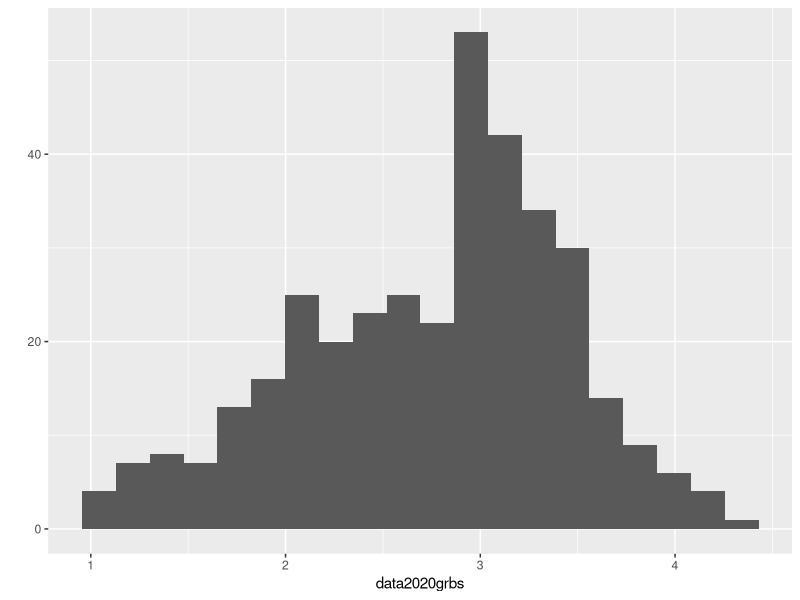

The R script that drew this image:
## ---- chunk 1
library(readr)
library(dplyr)
library(psych)
library(tidyverse)

data2020 <- read_csv("TeleCom_Dyad_premeasures.csv")

#data2 <- read_csv("Downloads/psy 364/TeleCom_Dyad_premeasures (2).csv")
## ---- chunk 2
data2020  <- data2020  %>%
  mutate(grbs_1 = case_when(grbs_1 == "Strongly disagree" ~ "1",
                             grbs_1 == "Somewhat disagree" ~ "2",
                             grbs_1 == "Neither agree nor disagree" ~ "3",
                             grbs_1 == "Somewhat agree" ~ "4",
                             grbs_1 == "Strongly agree" ~ "5"),
         grbs_1 = as.numeric(grbs_1))
## ---- chunk 3
data2020  <- data2020  %>%
  mutate(grbs_2 = case_when(grbs_2 == "Strongly disagree" ~ "1",
                             grbs_2 == "Somewhat disagree" ~ "2",
                             grbs_2 == "Neither agree nor disagree" ~ "3",
                             grbs_2 == "Somewhat agree" ~ "4",
                             grbs_2 == "Strongly agree" ~ "5"),
         grbs_2 = as.numeric(grbs_2),
         grbs_2.r = case_when(grbs_2 == 1 ~ 5,
                             grbs_2 == 2 ~ 4,
                             grbs_2 == 3 ~ 3,
                             grbs_2 == 4 ~ 2,
                             grbs_2 == 5 ~ 1))
## ---- chunk 4
data2020  <- data2020  %>%
  mutate(grbs_3 = case_when(grbs_3 == "Strongly disagree" ~ "1",
                             grbs_3 == "Somewhat disagree" ~ "2",
                             grbs_3 == "Neither agree nor disagree" ~ "3",
                             grbs_3 == "Somewhat agree" ~ "4",
                             grbs_3 == "Strongly agree" ~ "5"),
         grbs_3 = as.numeric(grbs_3),
         grbs_3.r = case_when(grbs_3 == 1 ~ 5,
                             grbs_3 == 2 ~ 4,
                             grbs_3 == 3 ~ 3,
                             grbs_3 == 4 ~ 2,
                             grbs_3 == 5 ~ 1))
## ---- chunk 5
data2020  <- data2020  %>%
  mutate(grbs_4 = case_when(grbs_4 == "Strongly disagree" ~ "5",
                             grbs_4 == "Somewhat disagree" ~ "4",
                             grbs_4 == "Neither agree nor disagree" ~ "3",
                             grbs_4 == "Somewhat agree" ~ "2",
                             grbs_4 == "Strongly agree" ~ "1"),
         grbs_4 = as.numeric(grbs_4),
         grbs_4.r = case_when(grbs_4 == 1 ~ 5,
                             grbs_4 == 2 ~ 4,
                             grbs_4 == 3 ~ 3,
                             grbs_4 == 4 ~ 2,
                             grbs_4 == 5 ~ 1))
## ---- chunk 6
data2020 <- data2020  %>%
  mutate(grbs_5 = case_when(grbs_5 == "Strongly disagree" ~ "5",
                             grbs_5 == "Somewhat disagree" ~ "4",
                             grbs_5 == "Neither agree nor disagree" ~ "3",
                             grbs_5 == "Somewhat agree" ~ "2",
                             grbs_5 == "Strongly agree" ~ "1"),
         grbs_5 = as.numeric(grbs_5),
         grbs_5.r = case_when(grbs_5 == 1 ~ 5,
                             grbs_5 == 2 ~ 4,
                             grbs_5 == 3 ~ 3,
                             grbs_5 == 4 ~ 2,
                             grbs_5 == 5 ~ 1))
## ---- chunk 7
data2020  <- data2020  %>%
  mutate(grbs_6 = case_when(grbs_6 == "Strongly disagree" ~ "1",
                             grbs_6 == "Somewhat disagree" ~ "2",
                             grbs_6 == "Neither agree nor disagree" ~ "3",
                             grbs_6 == "Somewhat agree" ~ "4",
                             grbs_6 == "Strongly agree" ~ "5"),
         grbs_6 = as.numeric(grbs_6))
## ---- chunk 8
data2020 <-data2020  %>%
  mutate(grbs_7 = case_when(grbs_7 == "Strongly disagree" ~ "1",
                             grbs_7 == "Somewhat disagree" ~ "2",
                             grbs_7 == "Neither agree nor disagree" ~ "3",
                             grbs_7 == "Somewhat agree" ~ "4",
                             grbs_7 == "Strongly agree" ~ "5"),
         grbs_7 = as.numeric(grbs_7),
         grbs_7.r = case_when(grbs_7 == 1 ~ 5,
                             grbs_7 == 2 ~ 4,
                             grbs_7 == 3 ~ 3,
                             grbs_7 == 4 ~ 2,
                             grbs_7 == 5 ~ 1))
## ---- chunk 9
data2020 <- data2020  %>%
  mutate(grbs_8 = case_when(grbs_8 == "Strongly disagree" ~ "1",
                             grbs_8 == "Somewhat disagree" ~ "2",
                             grbs_8 == "Neither agree nor disagree" ~ "3",
                             grbs_8 == "Somewhat agree" ~ "4",
                             grbs_8 == "Strongly agree" ~ "5"),
         grbs_8 = as.numeric(grbs_8))
## ---- chunk 10
data2020  <- data2020  %>%
  mutate(grbs_9 = case_when(grbs_9 == "Strongly disagree" ~ "1",
                             grbs_9 == "Somewhat disagree" ~ "2",
                             grbs_9 == "Neither agree nor disagree" ~ "3",
                             grbs_9 == "Somewhat agree" ~ "4",
                             grbs_9 == "Strongly agree" ~ "5"),
         grbs_9 = as.numeric(grbs_9),
         grbs_9.r = case_when(grbs_9 == 1 ~ 5,
                             grbs_9 == 2 ~ 4,
                             grbs_9 == 3 ~ 3,
                             grbs_9 == 4 ~ 2,
                             grbs_9 == 5 ~ 1))
## ---- chunk 11
data2020  <- data2020  %>%
  mutate(grbs_10 = case_when(grbs_10 == "Strongly disagree" ~ "1",
                             grbs_10 == "Somewhat disagree" ~ "2",
                             grbs_10 == "Neither agree nor disagree" ~ "3",
                             grbs_10 == "Somewhat agree" ~ "4",
                             grbs_10 == "Strongly agree" ~ "5"),
         grbs_10 = as.numeric(grbs_10),
         grbs_10.r = case_when(grbs_10 == 1 ~ 5,
                               grbs_10 == 2~ 4,
                             grbs_10 == 3 ~ 3,
                             grbs_10 == 4 ~ 2,
                             grbs_10 == 5 ~ 1))
## ---- chunk 12
data2020  <- data2020  %>%
  mutate(grbs_11 = case_when(grbs_11 == "Strongly disagree" ~ "1",
                             grbs_11 == "Somewhat disagree" ~ "2",
                             grbs_11 == "Neither agree nor disagree" ~ "3",
                             grbs_11 == "Somewhat agree" ~ "4",
                             grbs_11 == "Strongly agree" ~ "5"),
         grbs_11 = as.numeric(grbs_11))
## ---- chunk 13
data2020  <- data2020  %>%
  mutate(grbs_12 = case_when(grbs_12 == "Strongly disagree" ~ "1",
                             grbs_12 == "Somewhat disagree" ~ "2",
                             grbs_12 == "Neither agree nor disagree" ~ "3",
                             grbs_12 == "Somewhat agree" ~ "4",
                             grbs_12 == "Strongly agree" ~ "5"),
         grbs_12 = as.numeric(grbs_12),
         grbs_12.r = case_when(grbs_12 == 1 ~ 5,
                             grbs_12 == 2 ~ 4,
                             grbs_12 == 3 ~ 3,
                             grbs_12 == 4 ~ 2,
                             grbs_12 == 5 ~ 1))
## ---- chunk 14
data2020  <- data2020  %>%
  mutate(grbs_13 = case_when(grbs_13 == "Strongly disagree" ~ "1",
                             grbs_13 == "Somewhat disagree" ~ "2",
                             grbs_13 == "Neither agree nor disagree" ~ "3",
                             grbs_13 == "Somewhat agree" ~ "4",
                             grbs_13 == "Strongly agree" ~ "5"),
         grbs_13 = as.numeric(grbs_13))
## ---- chunk 15
data2020  <- data2020  %>%
  mutate(grbs_14 = case_when(grbs_14 == "Strongly disagree" ~ "1",
                             grbs_14 == "Somewhat disagree" ~ "2",
                             grbs_14 == "Neither agree nor disagree" ~ "3",
                             grbs_14 == "Somewhat agree" ~ "4",
                             grbs_14 == "Strongly agree" ~ "5"),
         grbs_14 = as.numeric(grbs_14))
## ---- chunk 16
data2020  <- data2020  %>%
  mutate(grbs_15 = case_when(grbs_15 == "Strongly disagree" ~ "1",
                             grbs_15 == "Somewhat disagree" ~ "2",
                             grbs_15 == "Neither agree nor disagree" ~ "3",
                             grbs_15 == "Somewhat agree" ~ "4",
                             grbs_15 == "Strongly agree" ~ "5"),
         grbs_15 = as.numeric(grbs_15))
## ---- chunk 17
data2020  <- data2020 %>%
  mutate(grbs_16 = case_when(grbs_16 == "Strongly disagree" ~ "1",
                             grbs_16 == "Somewhat disagree" ~ "2",
                             grbs_16 == "Neither agree nor disagree" ~ "3",
                             grbs_16 == "Somewhat agree" ~ "4",
                             grbs_16 == "Strongly agree" ~ "5"),
         grbs_16 = as.numeric(grbs_16))
## ---- chunk 18
data2020  <-data2020  %>%
  mutate(grbs_17 = case_when(grbs_17 == "Strongly disagree" ~ "1",
                             grbs_17 == "Somewhat disagree" ~ "2",
                             grbs_17 == "Neither agree nor disagree" ~ "3",
                             grbs_17 == "Somewhat agree" ~ "4",
                             grbs_17 == "Strongly agree" ~ "5"),
         grbs_17 = as.numeric(grbs_17),
         grbs_17.r = case_when(grbs_17 == 1 ~ 5,
                             grbs_17 == 2 ~ 4,
                             grbs_17 == 3 ~ 3,
                             grbs_17 == 4 ~ 2,
                             grbs_17 == 5 ~ 1))
## ---- chunk 19
data2020 <-data2020  %>%
  mutate(grbs_18 = case_when(grbs_18 == "Strongly disagree" ~ "1",
                             grbs_18 == "Somewhat disagree" ~ "2",
                             grbs_18 == "Neither agree nor disagree" ~ "3",
                             grbs_18 == "Somewhat agree" ~ "4",
                             grbs_18 == "Strongly agree" ~ "5"),
         grbs_18 = as.numeric(grbs_18))
## ---- chunk 20
data2020  <- data2020 %>%
  mutate(grbs_19 = case_when(grbs_19 == "Strongly disagree" ~ "1",
                             grbs_19 == "Somewhat disagree" ~ "2",
                             grbs_19 == "Neither agree nor disagree" ~ "3",
                             grbs_19 == "Somewhat agree" ~ "4",
                             grbs_19 == "Strongly agree" ~ "5"),
         grbs_19 = as.numeric(grbs_19))
## ---- chunk 21
data2020  <- data2020  %>%
  mutate(grbs_20 = case_when(grbs_20 == "Strongly disagree" ~ "1",
                             grbs_20 == "Somewhat disagree" ~ "2",
                             grbs_20 == "Neither agree nor disagree" ~ "3",
                             grbs_20 == "Somewhat agree" ~ "4",
                             grbs_20 == "Strongly agree" ~ "5"),
         grbs_20 = as.numeric(grbs_20))
## ---- chunk 22
psych::corr.test(select(data2020 , grbs_1, grbs_2.r, grbs_3.r, grbs_4.r, grbs_5.r,
                 grbs_6, grbs_7.r, grbs_8, grbs_9, grbs_10.r, grbs_11,
                 grbs_12.r, grbs_13, grbs_14, grbs_15, grbs_16, grbs_17.r,
                 grbs_18, grbs_19, grbs_20))$r


## ---- chunk 23
psych::alpha(select(data2020 , grbs_1, grbs_2.r, grbs_3.r, grbs_4.r, grbs_5.r,
             grbs_6, grbs_7.r, grbs_8, grbs_9, grbs_10.r, grbs_11, grbs_12.r,
             grbs_13, grbs_14, grbs_15, grbs_16, grbs_17.r, grbs_18, grbs_19,
             grbs_20))
## ---- chunk 24
data2020 <- data2020 %>%
  mutate(housework_1 = case_when(housework_1 == "More likely my partner(20-40% me)" ~ "1",
                             housework_1 == "Shared about equally(40-60% me)" ~ "2",
                             housework_1 == "More likely me(60-80% me)" ~ "3",
                             housework_1 == "Mostly or always me(80-100% me)" ~ "4"),
         housework_1 = as.numeric(housework_1))
## ---- chunk 25
data2020 <- data2020 %>%
  mutate(housework_2 = case_when(housework_2 == "More likely my partner(20-40% me)" ~ "1",
                             housework_2 == "Shared about equally(40-60% me)" ~ "2",
                             housework_2 == "More likely me(60-80% me)" ~ "3",
                             housework_2 == "Mostly or always me(80-100% me)" ~ "4"),
         housework_2 = as.numeric(housework_2))
## ---- chunk 26
data2020 <- data2020 %>%
  mutate(housework_3 = case_when(housework_3 == "More likely my partner(20-40% me)" ~ "1",
                             housework_3 == "Shared about equally(40-60% me)" ~ "2",
                             housework_3 == "More likely me(60-80% me)" ~ "3",
                             housework_3 == "Mostly or always me(80-100% me)" ~ "4"),
         housework_3 = as.numeric(housework_3))
## ---- chunk 27
data2020 <- data2020 %>%
  mutate(housework_4 = case_when(housework_4 == "More likely my partner(20-40% me)" ~ "1",
                             housework_4 == "Shared about equally(40-60% me)" ~ "2",
                             housework_4 == "More likely me(60-80% me)" ~ "3",
                             housework_4 == "Mostly or always me(80-100% me)" ~ "4"),
         housework_4 = as.numeric(housework_4))
## ---- chunk 28
data2020 <- data2020 %>%
  mutate(housework_5 = case_when(housework_5 == "More likely my partner(20-40% me)" ~ "1",
                             housework_5 == "Shared about equally(40-60% me)" ~ "2",
                             housework_5 == "More likely me(60-80% me)" ~ "3",
                             housework_5 == "Mostly or always me(80-100% me)" ~ "4"),
         housework_5 = as.numeric(housework_5))
## ---- chunk 29
data2020 <- data2020 %>%
  mutate(housework_6 = case_when(housework_6 == "More likely my partner(20-40% me)" ~ "1",
                             housework_6 == "Shared about equally(40-60% me)" ~ "2",
                             housework_6 == "More likely me(60-80% me)" ~ "3",
                             housework_6 == "Mostly or always me(80-100% me)" ~ "4"),
         housework_6 = as.numeric(housework_6),
         housework_6.r = case_when(housework_6 == 1 ~ 5,
                             housework_6 == 2 ~ 4,
                             housework_6 == 3 ~ 3,
                             housework_6 == 4 ~ 2,
                             housework_6 == 5 ~ 1))
## ---- chunk 30
data2020 <- data2020 %>%
  mutate(housework_7 = case_when(housework_7 == "More likely my partner(20-40% me)" ~ "1",
                             housework_7 == "Shared about equally(40-60% me)" ~ "2",
                             housework_7 == "More likely me(60-80% me)" ~ "3",
                             housework_7 == "Mostly or always me(80-100% me)" ~ "4"),
         housework_7 = as.numeric(housework_7))
## ---- chunk 31
data2020 <- data2020 %>%
  mutate(housework_8 = case_when(housework_8 == "More likely my partner(20-40% me)" ~ "1",
                             housework_8 == "Shared about equally(40-60% me)" ~ "2",
                             housework_8 == "More likely me(60-80% me)" ~ "3",
                             housework_8 == "Mostly or always me(80-100% me)" ~ "4"),
         housework_8 = as.numeric(housework_8))
## ---- chunk 32
data2020 <- data2020 %>%
  mutate(housework_9 = case_when(housework_9 == "More likely my partner(20-40% me)" ~ "1",
                             housework_9 == "Shared about equally(40-60% me)" ~ "2",
                             housework_9 == "More likely me(60-80% me)" ~ "3",
                             housework_9 == "Mostly or always me(80-100% me)" ~ "4"),
         housework_9 = as.numeric(housework_9))
## ---- chunk 33
data2020 <- data2020 %>%
  mutate(housework_10 = case_when(housework_10 == "More likely my partner(20-40% me)" ~ "1",
                             housework_10 == "Shared about equally(40-60% me)" ~ "2",
                             housework_10 == "More likely me(60-80% me)" ~ "3",
                             housework_10 == "Mostly or always me(80-100% me)" ~ "4"),
         housework_10 = as.numeric(housework_10))
## ---- chunk 34
data2020 <- data2020 %>%
  mutate(housework_11 = case_when(housework_11 == "More likely my partner(20-40% me)" ~ "1",
                             housework_11 == "Shared about equally(40-60% me)" ~ "2",
                             housework_11 == "More likely me(60-80% me)" ~ "3",
                             housework_11 == "Mostly or always me(80-100% me)" ~ "4"),
         housework_11 = as.numeric(housework_11))
## ---- chunk 35
data2020 <- data2020 %>%
  mutate(housework_12 = case_when(housework_12 == "More likely my partner(20-40% me)" ~ "1",
                             housework_12 == "Shared about equally(40-60% me)" ~ "2",
                             housework_12 == "More likely me(60-80% me)" ~ "3",
                             housework_12 == "Mostly or always me(80-100% me)" ~ "4"),
         housework_12 = as.numeric(housework_12))
## ---- chunk 36
data2020 <- data2020 %>%
  mutate(housework_13 = case_when(housework_13 == "More likely my partner(20-40% me)" ~ "1",
                             housework_13 == "Shared about equally(40-60% me)" ~ "2",
                             housework_13 == "More likely me(60-80% me)" ~ "3",
                             housework_13 == "Mostly or always me(80-100% me)" ~ "4"),
         housework_13 = as.numeric(housework_13))
## ---- chunk 37
data2020 <- data2020 %>%
  mutate(housework_14 = case_when(housework_14 == "More likely my partner(20-40% me)" ~ "1",
                             housework_14 == "Shared about equally(40-60% me)" ~ "2",
                             housework_14 == "More likely me(60-80% me)" ~ "3",
                             housework_14 == "Mostly or always me(80-100% me)" ~ "4"),
         housework_14 = as.numeric(housework_14))
## ---- chunk 38
corr.test(select(data2020, housework_1, housework_2, housework_3, housework_4, housework_5,
                 housework_6.r, housework_7, housework_8, housework_9, housework_10, housework_11,
                 housework_12, housework_13, housework_14))$r
## ---- chunk 39
psych::alpha(select(data2020, housework_1, housework_2, housework_3, housework_4, housework_5,
                 housework_6.r, housework_7, housework_8, housework_9, housework_10, housework_11,
                 housework_12, housework_13, housework_14))
## ---- chunk 40
## creating scale score
data2020$data2020grbs <- rowMeans(select(data2020 , grbs_1, grbs_2.r, grbs_3.r, grbs_4.r, grbs_5.r,
             grbs_6, grbs_7.r, grbs_8, grbs_9, grbs_10.r, grbs_11, grbs_12.r, grbs_13, grbs_14,
             grbs_15, grbs_16, grbs_17.r, grbs_18, grbs_19,
             grbs_20), na.rm = TRUE)
## ---- chunk 41
qplot(x = data2020grbs, data = data2020, bins = 20)
## ---- chunk 42
## creating scale score
data2020$data2020housework <- rowMeans(select(data2020, housework_1, housework_2, housework_3, housework_4, housework_5, housework_6, housework_7, housework_8, housework_9, housework_10, housework_11, housework_12, housework_13, housework_14), na.rm = TRUE)
## ---- chunk 43
## cleaning data
data2020_2<- data2020 %>%
  select(dyadID, birthday, race, religion, gender,sexualor,grbs_1:grbs_20, housework_1:housework_13, data2020grbs,data2020housework, ResponseId ) %>%
 drop_na()
## ---- chunk 44
data2020_gender<- data2020_2 %>%
  group_by(gender) %>%
  summarise(mean = mean(gender), n = n())
## ---- chunk 45
data2020__race<- data2020_2 %>%
  group_by(race) %>%
  summarise(mean = mean(race), n = n())
